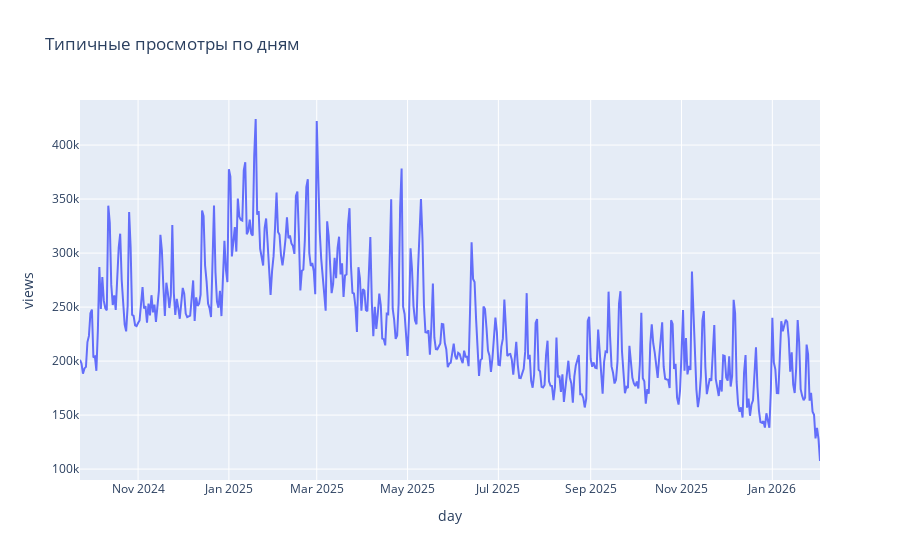

Notebook cell for this chart:
### Markdown cell above
**Динамика типичных просмотров по дням**

### Code cell
fig = px.line(daily, x="day", y="views", title="Типичные просмотры по дням")
fig.show()

### Figure 1 — Plotly figure (JSON) as saved in the notebook; plotly's stock layout.template omitted (floating-point values rounded to 4 significant figures; data arrays with more than 128 entries replaced by an {"elided": "..."} marker saying what was removed)
{"data": [{"hovertemplate": "day=%{x}<br>views=%{y}<extra></extra>", "legendgroup": "", "line": {"color": "#636efa", "dash": "solid"}, "marker": {"symbol": "circle"}, "mode": "lines", "name": "", "orientation": "v", "showlegend": false, "type": "scatter", "x": {"elided": "496 str values"}, "xaxis": "x", "y": {"elided": "496 float values"}, "yaxis": "y"}], "layout": {"legend": {"tracegroupgap": 0}, "title": {"text": "Типичные просмотры по дням"}, "xaxis": {"anchor": "y", "domain": [0, 1], "title": {"text": "day"}}, "yaxis": {"anchor": "x", "domain": [0, 1], "title": {"text": "views"}}}}
